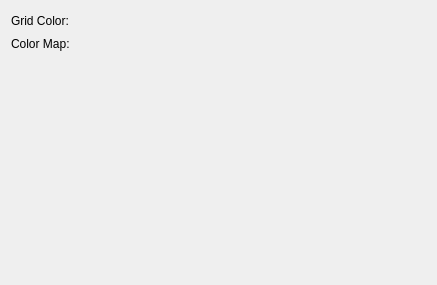
<?xml version="1.0" encoding="UTF-8"?>
<ui version="4.0">
 <class>PreferencePagePre</class>
 <widget class="QWidget" name="PreferencePagePre">
  <property name="geometry">
   <rect>
    <x>0</x>
    <y>0</y>
    <width>437</width>
    <height>285</height>
   </rect>
  </property>
  <property name="windowTitle">
   <string>Form</string>
  </property>
  <layout class="QGridLayout" name="gridLayout">
   <item row="0" column="0">
    <widget class="QLabel" name="gridColorLabel">
     <property name="text">
      <string>Grid Color:</string>
     </property>
    </widget>
   </item>
   <item row="0" column="1">
    <layout class="QHBoxLayout" name="horizontalLayout">
     <item>
      <widget class="ColorEditWidget" name="gridColorWidget">
       <property name="text">
        <string/>
       </property>
      </widget>
     </item>
     <item>
      <spacer name="horizontalSpacer">
       <property name="orientation">
        <enum>Qt::Horizontal</enum>
       </property>
       <property name="sizeHint" stdset="0">
        <size>
         <width>40</width>
         <height>20</height>
        </size>
       </property>
      </spacer>
     </item>
    </layout>
   </item>
   <item row="1" column="0">
    <layout class="QVBoxLayout" name="verticalLayout">
     <item>
      <widget class="QLabel" name="colorMapLabel">
       <property name="text">
        <string>Color Map:</string>
       </property>
      </widget>
     </item>
     <item>
      <spacer name="verticalSpacer_2">
       <property name="orientation">
        <enum>Qt::Vertical</enum>
       </property>
       <property name="sizeHint" stdset="0">
        <size>
         <width>20</width>
         <height>18</height>
        </size>
       </property>
      </spacer>
     </item>
    </layout>
   </item>
   <item row="1" column="1">
    <layout class="QHBoxLayout" name="horizontalLayout_3">
     <item>
      <widget class="ColorMapSettingWidget" name="colorMapWidget" native="true"/>
     </item>
     <item>
      <spacer name="horizontalSpacer_2">
       <property name="orientation">
        <enum>Qt::Horizontal</enum>
       </property>
       <property name="sizeHint" stdset="0">
        <size>
         <width>40</width>
         <height>20</height>
        </size>
       </property>
      </spacer>
     </item>
    </layout>
   </item>
   <item row="2" column="0" colspan="2">
    <spacer name="verticalSpacer">
     <property name="orientation">
      <enum>Qt::Vertical</enum>
     </property>
     <property name="sizeHint" stdset="0">
      <size>
       <width>20</width>
       <height>208</height>
      </size>
     </property>
    </spacer>
   </item>
  </layout>
 </widget>
 <customwidgets>
  <customwidget>
   <class>ColorEditWidget</class>
   <extends>QLabel</extends>
   <header>guibase/coloreditwidget.h</header>
  </customwidget>
  <customwidget>
   <class>ColorMapSettingWidget</class>
   <extends>QWidget</extends>
   <header>guibase/colormapsettingwidget.h</header>
   <container>1</container>
  </customwidget>
 </customwidgets>
 <resources/>
 <connections/>
</ui>
